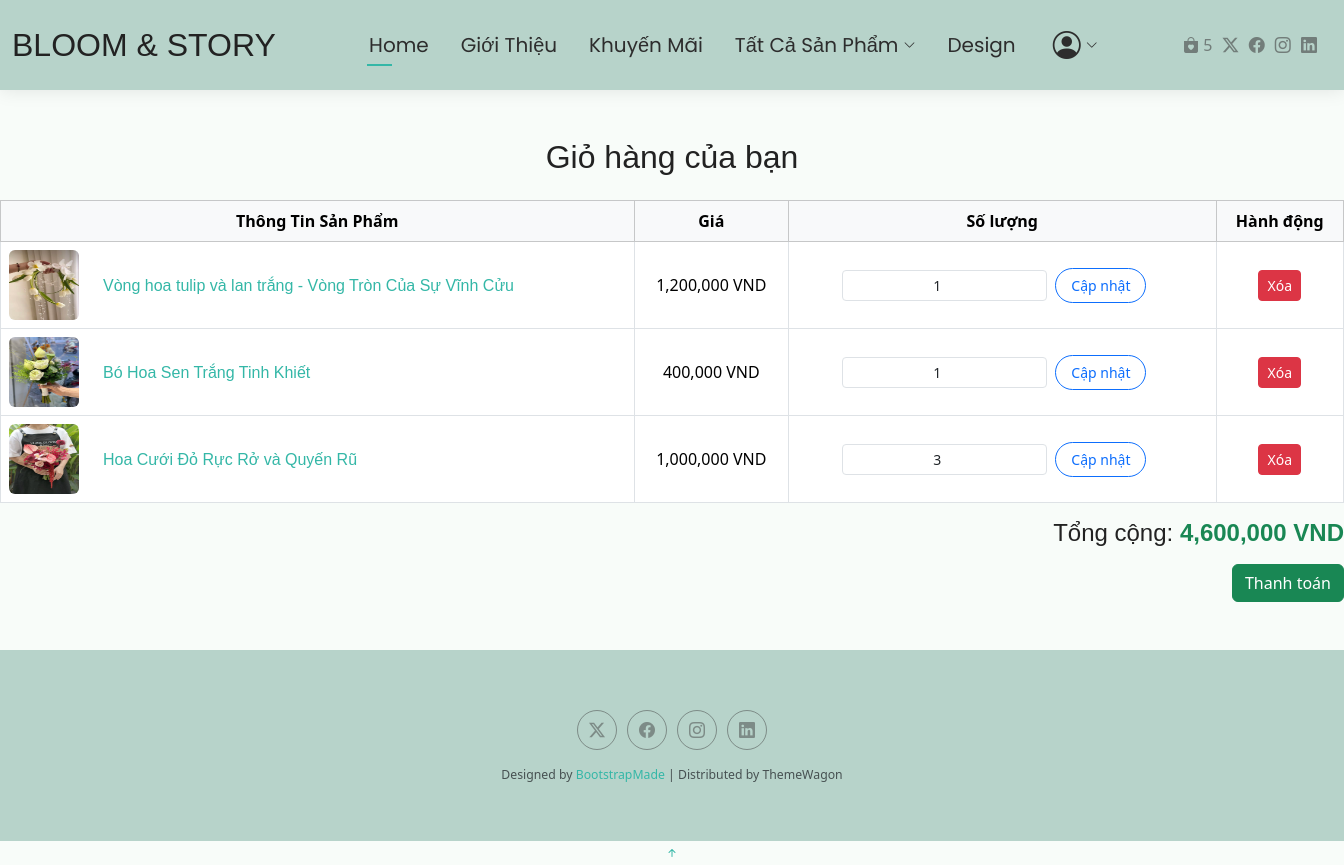
Page /cart/ (signed in) on the earlier database version.
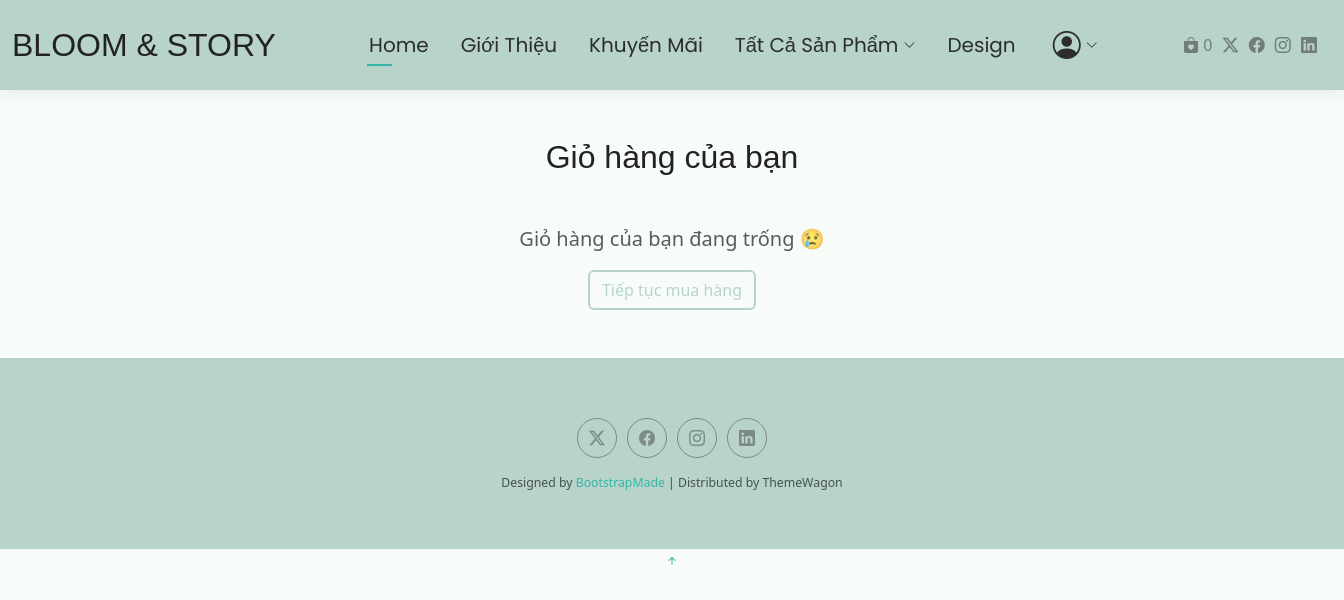
Same page on the later database version.
### cart/models.py (models this page shows, shortened)
class CartItem(models.Model):
    user = models.ForeignKey(User, on_delete=models.CASCADE, related_name='cart_items')
    product = models.ForeignKey(Product, on_delete=models.CASCADE)
    quantity = models.PositiveIntegerField(default=1)

### product/models.py (models this page shows, shortened)
class Product(models.Model):
    STATUS_CHOICES = [
        ('available', 'Còn hàng'),
        ('out_of_stock', 'Hết hàng'),
    ]
    category = models.ForeignKey(
        Category,
        on_delete=models.CASCADE,
        related_name='products',
        null=True,
        blank=True
    )
    name = models.CharField(max_length=100)
    price = models.FloatField()
    description = models.TextField()
    image = models.ImageField(upload_to='products/', null=True, blank=True)
    is_featured = models.BooleanField(default=False)
    status = models.CharField(
        max_length=20,
        choices=STATUS_CHOICES,
        default='available',
    )

### cart/views.py (the view, shortened to what this page needs)
# urls.py: path('',CartView.as_view(), name='view_cart'),
class CartView(View):
    def get(self, request):
        if request.user.is_authenticated:
            items = CartItem.objects.filter(user=request.user).select_related('product')
            total_quantity = CartItem.objects.filter(user=request.user).aggregate(Sum('quantity'))['quantity__sum'] or 0
        total = sum(item.product.price * item.quantity for item in items)
        return render(request, 'cart/cart_view.html', {
            'cart_items': items,
            'total': total,
            'cart_total_quantity': total_quantity,
        })

### cart/context_processors.py (called while the page is built)
def cart_total_quantity(request):
    if request.user.is_authenticated:
        total_quantity = CartItem.objects.filter(user=request.user).aggregate(
            Sum('quantity')
        )['quantity__sum'] or 0
    else:
        cart = request.session.get('cart', {})
        total_quantity = sum(item['quantity'] for item in cart.values())
    print("Session cart:", request.session.get('cart'))
    return {'cart_total_quantity': total_quantity}

### cart/templates/cart/cart_view.html (shortened to what this page needs)
{% extends "base.html" %}
{% load static %}
{% load humanize %}
{% block content %}
<link rel="stylesheet" href="{% static 'cart.css' %}">
<div class="cart-container my-5">
  <h2 class="text-center mb-4">Giỏ hàng của bạn</h2>
  {% if cart_items %}
  <table class="table table-bordered text-center align-middle">
    <thead class="table-light">
      <tr>
        <th>Thông Tin Sản Phẩm</th>
        <th>Giá</th>
        <th>Số lượng</th>
        <th>Hành động</th>
      </tr>
    </thead>
    <tbody>
      {% for item in cart_items %}
      <tr>
        <td>
            <div class="d-flex align-items-center">
              {% if item.product.image %}
            <img src="{{ item.product.image.url }}" alt="{{ item.product.name }}" width="70" height="70" class="me-4 rounded">
          {% else %}
            <img src="{% static 'images/no-image.png' %}" width="70" height="70" class="rounded">
          {% endif %}
              <div>
                  <h6 class="mb-0">
                    <a href="{% url 'product_detail' item.product.id %}" class="product-link">
                      {{ item.product.name }}
                    </a>
                  </h6>
              </div>
            </div>
        </td>
        <td>{{ item.product.price|floatformat:0|intcomma }} VND</td>
        <td>
            {% if user.is_authenticated %}
            <form action="{% url 'cart:update_cart' item.id %}" method="POST" class="d-flex justify-content-center align-items-center">
            {% else %}
              <form action="{% url 'cart:update_cart' item.product.id %}" method="POST" class="d-flex justify-content-center align-items-center">
            {% endif %}
                <input type="number" name="quantity" value="{{ item.quantity }}" min="1"
                       class="form-control form-control-sm w-50 text-center me-2">
                <button type="submit" class="me-3 btn btn-outline-primary btn-sm">Cập nhật</button>
            </form>
        </td>
        <td>
            {% if user.is_authenticated %}
              <form action="{% url 'cart:remove_from_cart' item.id %}" method="POST">
            {% else %}
              <form action="{% url 'cart:remove_from_cart' item.product.id %}" method="POST">
            {% endif %}
                <button type="submit" class="btn btn-sm btn-danger">Xóa</button>
              </form>
         </td>
      </tr>
      {% endfor %}
    </tbody>
  </table>
  <div class="text-end mt-3">
    <h4>Tổng cộng: <span class="text-success fw-bold">{{ total|floatformat:0|intcomma }} VND</span></h4>
    <a href="{% url 'orders:checkout' %}" class="btn btn-success mt-2">Thanh toán</a>
  </div>
  {% else %}
  <div class="text-center my-5">
    <p class="text-muted fs-5">Giỏ hàng của bạn đang trống 😢</p>
    <a href="{% url 'index' %}" class="btn btn-outline-success">Tiếp tục mua hàng</a>
  </div>
  {% endif %}
</div>
{% endblock %}

Differences in the rows shown:
removed CartItem: product.image (picture), product.name "Vòng hoa tulip và lan trắng - Vòng Tròn Của Sự Vĩnh Cửu", product.price "1,200,000", quantity "1"
removed CartItem: product.image (picture), product.name "Bó Hoa Sen Trắng Tinh Khiết", product.price "400,000", quantity "1"
removed CartItem: product.image (picture), product.name "Hoa Cưới Đỏ Rực Rở và Quyến Rũ", product.price "1,000,000", quantity "3"
Other differences:
{{ cart_total_quantity }}: "5" → "0"
{{ total|floatformat:0|intcomma }}: "4,600,000" → (not shown)
text no longer shown: "Thông Tin Sản Phẩm Giá Số lượng Hành động Tổng cộng: VND Thanh toán"
text now shown: "Giỏ hàng của bạn đang trống 😢 Tiếp tục mua hàng"
